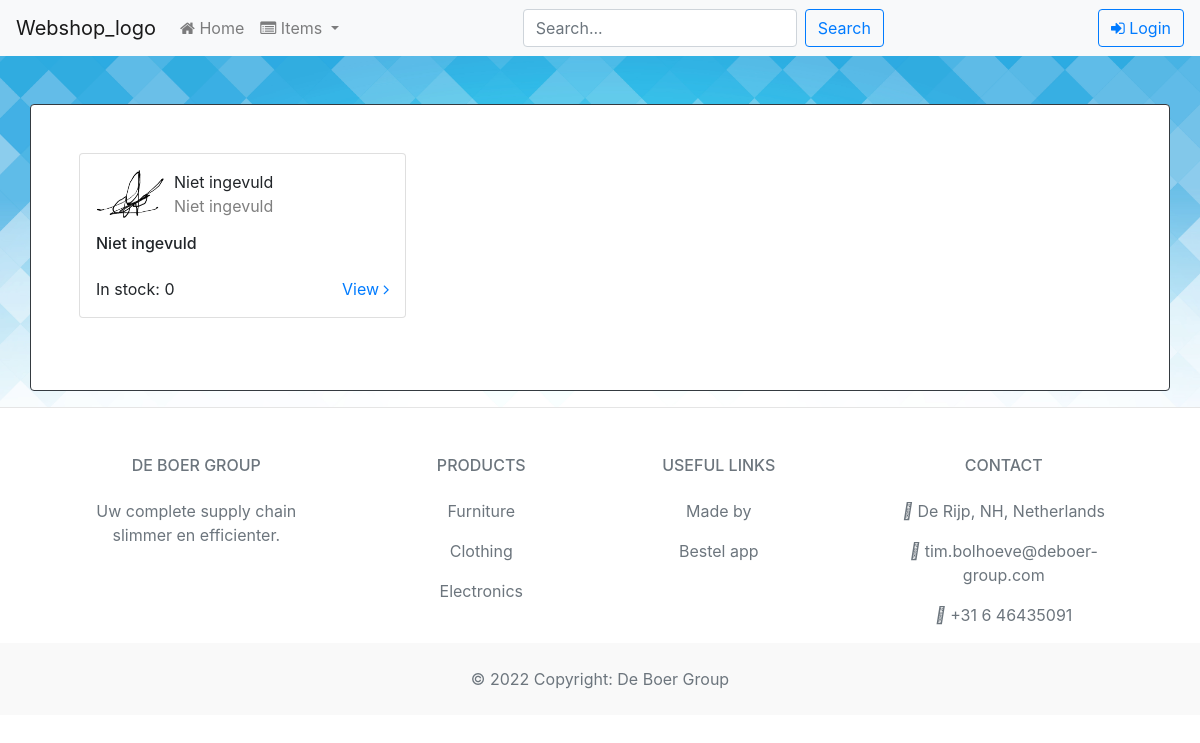
The page / on the database its author committed.
### page/models.py (models this page shows, shortened)
class Item(models.Model):
    name = models.CharField(max_length=255, default='Niet ingevuld')
    description = models.CharField(max_length=255, default='Niet ingevuld')
    price = models.CharField(max_length=255, default='Niet ingevuld')
    type = models.CharField(max_length=255, default='Niet ingevuld')
    stock = models.CharField(max_length=255, default='0')
    image = models.ImageField(upload_to='./static/images')

### page/views.py (the view)
# urls.py: path('', views.index, name='index'),
def index(request):
    item = Item.objects.all().values()
    template = loader.get_template('index.html')
    context = {
        'item': item,
    }
    return HttpResponse(template.render(context, request))

### page/templates/index.html (shortened to what this page needs)
{% extends 'main/header.html' %}
{% block content %}
<div class="container mt-5 p-5 border rounded border-dark bg-white">
    <div class="row">
        {% for product in item %}
            <div class="col-md-4 mb-4">
                <div class="card p-3">
                    <div class="d-flex flex-row mb-3"><img src="{{ product.image }}" width="70">
                        <div class="d-flex flex-column ml-2"><span>{{ product.name }}</span><span class="text-black-50">{{ product.type }}</span></div>
                    </div>
                    <h6>{{ product.description }}</h6>
                    <div class="d-flex justify-content-between install mt-3"><span>In stock: {{ product.stock }}</span><span class="text-primary">View&nbsp;<i class="fa fa-angle-right"></i></span></div>
                </div>
            </div>
        {% endfor %}
    </div>
</div>
{% endblock %}

### rows shown on the page
Item: image (picture), name "Niet ingevuld", type "Niet ingevuld", description "Niet ingevuld", stock "0"
